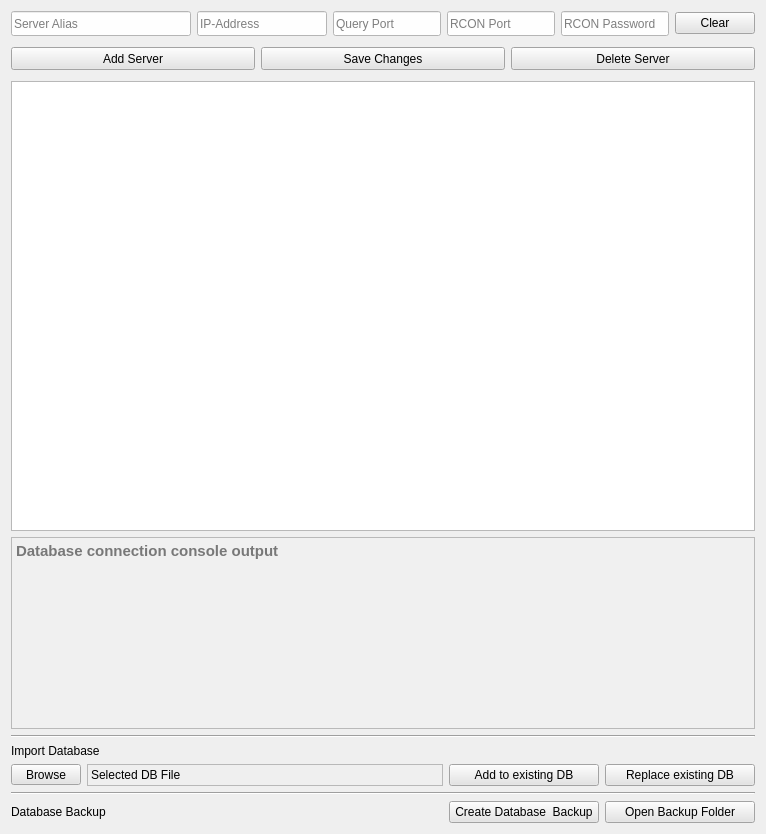
     <widget class="QWidget" name="Tab_Server">
      <attribute name="title">
       <string>Server Manager</string>
      </attribute>
      <layout class="QVBoxLayout" name="verticalLayout_26">
       <item>
        <layout class="QVBoxLayout" name="verticalLayout_25">
         <item>
          <layout class="QVBoxLayout" name="verticalLayout_18">
           <item>
            <layout class="QHBoxLayout" name="horizontalLayout_15">
             <item>
              <widget class="QLineEdit" name="server_alias">
               <property name="minimumSize">
                <size>
                 <width>180</width>
                 <height>25</height>
                </size>
               </property>
               <property name="font">
                <font>
                 <pointsize>9</pointsize>
                </font>
               </property>
               <property name="toolTip">
                <string>Alias Name of the server</string>
               </property>
               <property name="statusTip">
                <string>Alias Name of the server</string>
               </property>
               <property name="styleSheet">
                <string notr="true">background-color:rgb(254, 254, 254);</string>
               </property>
               <property name="text">
                <string/>
               </property>
               <property name="placeholderText">
                <string>Server Alias</string>
               </property>
              </widget>
             </item>
             <item>
              <widget class="QLineEdit" name="server_ip">
               <property name="minimumSize">
                <size>
                 <width>130</width>
                 <height>25</height>
                </size>
               </property>
               <property name="font">
                <font>
                 <pointsize>9</pointsize>
                </font>
               </property>
               <property name="toolTip">
                <string>IP Address of the server</string>
               </property>
               <property name="statusTip">
                <string>IP Address of the server</string>
               </property>
               <property name="styleSheet">
                <string notr="true">background-color:rgb(254, 254, 254);</string>
               </property>
               <property name="text">
                <string/>
               </property>
               <property name="placeholderText">
                <string>IP-Address</string>
               </property>
              </widget>
             </item>
             <item>
              <widget class="QLineEdit" name="server_query">
               <property name="minimumSize">
                <size>
                 <width>60</width>
                 <height>25</height>
                </size>
               </property>
               <property name="font">
                <font>
                 <pointsize>9</pointsize>
                </font>
               </property>
               <property name="toolTip">
                <string>Query Port of the server</string>
               </property>
               <property name="statusTip">
                <string>Query Port of the server</string>
               </property>
               <property name="styleSheet">
                <string notr="true">background-color:rgb(254, 254, 254);</string>
               </property>
               <property name="text">
                <string/>
               </property>
               <property name="placeholderText">
                <string>Query Port</string>
               </property>
              </widget>
             </item>
             <item>
              <widget class="QLineEdit" name="server_rconport">
               <property name="minimumSize">
                <size>
                 <width>60</width>
                 <height>25</height>
                </size>
               </property>
               <property name="font">
                <font>
                 <pointsize>9</pointsize>
                </font>
               </property>
               <property name="toolTip">
                <string>RCON Port of the server</string>
               </property>
               <property name="statusTip">
                <string>RCON Port of the server</string>
               </property>
               <property name="layoutDirection">
                <enum>Qt::LeftToRight</enum>
               </property>
               <property name="styleSheet">
                <string notr="true">background-color:rgb(254, 254, 254);</string>
               </property>
               <property name="text">
                <string/>
               </property>
               <property name="placeholderText">
                <string>RCON Port</string>
               </property>
              </widget>
             </item>
             <item>
              <widget class="QLineEdit" name="server_rconpw">
               <property name="minimumSize">
                <size>
                 <width>105</width>
                 <height>25</height>
                </size>
               </property>
               <property name="font">
                <font>
                 <pointsize>9</pointsize>
                </font>
               </property>
               <property name="toolTip">
                <string>RCON Password of the server</string>
               </property>
               <property name="statusTip">
                <string>RCON Password of the server</string>
               </property>
               <property name="layoutDirection">
                <enum>Qt::LeftToRight</enum>
               </property>
               <property name="styleSheet">
                <string notr="true">background-color:rgb(254, 254, 254);</string>
               </property>
               <property name="text">
                <string/>
               </property>
               <property name="echoMode">
                <enum>QLineEdit::Normal</enum>
               </property>
               <property name="placeholderText">
                <string>RCON Password</string>
               </property>
              </widget>
             </item>
             <item>
              <widget class="QPushButton" name="btn_server_clear">
               <property name="styleSheet">
                <string notr="true">background-color:rgb(228, 228, 228)
</string>
               </property>
               <property name="text">
                <string>Clear</string>
               </property>
              </widget>
             </item>
            </layout>
           </item>
           <item>
            <spacer name="verticalSpacer_10">
             <property name="orientation">
              <enum>Qt::Vertical</enum>
             </property>
             <property name="sizeType">
              <enum>QSizePolicy::Minimum</enum>
             </property>
             <property name="sizeHint" stdset="0">
              <size>
               <width>20</width>
               <height>5</height>
              </size>
             </property>
            </spacer>
           </item>
           <item>
            <layout class="QHBoxLayout" name="horizontalLayout_16">
             <item>
              <widget class="QPushButton" name="btn_server_add">
               <property name="sizePolicy">
                <sizepolicy hsizetype="Expanding" vsizetype="Fixed">
                 <horstretch>0</horstretch>
                 <verstretch>0</verstretch>
                </sizepolicy>
               </property>
               <property name="minimumSize">
                <size>
                 <width>0</width>
                 <height>23</height>
                </size>
               </property>
               <property name="toolTip">
                <string>Add a server to the Database</string>
               </property>
               <property name="statusTip">
                <string>Add a server to the Database</string>
               </property>
               <property name="layoutDirection">
                <enum>Qt::LeftToRight</enum>
               </property>
               <property name="styleSheet">
                <string notr="true">background-color:rgb(228, 228, 228)
</string>
               </property>
               <property name="text">
                <string>Add Server</string>
               </property>
              </widget>
             </item>
             <item>
              <widget class="QPushButton" name="btn_server_modify">
               <property name="sizePolicy">
                <sizepolicy hsizetype="Expanding" vsizetype="Fixed">
                 <horstretch>0</horstretch>
                 <verstretch>0</verstretch>
                </sizepolicy>
               </property>
               <property name="minimumSize">
                <size>
                 <width>0</width>
                 <height>23</height>
                </size>
               </property>
               <property name="toolTip">
                <string>Save and edited server to the Database</string>
               </property>
               <property name="statusTip">
                <string>Save and edited server to the Database</string>
               </property>
               <property name="layoutDirection">
                <enum>Qt::LeftToRight</enum>
               </property>
               <property name="styleSheet">
                <string notr="true">background-color:rgb(228, 228, 228)
</string>
               </property>
               <property name="text">
                <string>Save Changes</string>
               </property>
              </widget>
             </item>
             <item>
              <widget class="QPushButton" name="btn_server_delete">
               <property name="sizePolicy">
                <sizepolicy hsizetype="Expanding" vsizetype="Fixed">
                 <horstretch>0</horstretch>
                 <verstretch>0</verstretch>
                </sizepolicy>
               </property>
               <property name="minimumSize">
                <size>
                 <width>0</width>
                 <height>23</height>
                </size>
               </property>
               <property name="toolTip">
                <string>Delete a server from the Database</string>
               </property>
               <property name="statusTip">
                <string>Delete a server from the Database</string>
               </property>
               <property name="layoutDirection">
                <enum>Qt::LeftToRight</enum>
               </property>
               <property name="styleSheet">
                <string notr="true">background-color:rgb(228, 228, 228)
</string>
               </property>
               <property name="text">
                <string>Delete Server</string>
               </property>
              </widget>
             </item>
            </layout>
           </item>
           <item>
            <spacer name="verticalSpacer_12">
             <property name="orientation">
              <enum>Qt::Vertical</enum>
             </property>
             <property name="sizeType">
              <enum>QSizePolicy::Minimum</enum>
             </property>
             <property name="sizeHint" stdset="0">
              <size>
               <width>20</width>
               <height>5</height>
              </size>
             </property>
            </spacer>
           </item>
           <item>
            <widget class="QTableWidget" name="tbl_server_manager">
             <property name="minimumSize">
              <size>
               <width>0</width>
               <height>450</height>
              </size>
             </property>
             <property name="mouseTracking">
              <bool>true</bool>
             </property>
             <property name="autoFillBackground">
              <bool>false</bool>
             </property>
             <property name="styleSheet">
              <string notr="true"/>
             </property>
             <property name="frameShadow">
              <enum>QFrame::Sunken</enum>
             </property>
             <property name="verticalScrollBarPolicy">
              <enum>Qt::ScrollBarAsNeeded</enum>
             </property>
             <property name="horizontalScrollBarPolicy">
              <enum>Qt::ScrollBarAlwaysOff</enum>
             </property>
             <property name="sizeAdjustPolicy">
              <enum>QAbstractScrollArea::AdjustIgnored</enum>
             </property>
             <property name="editTriggers">
              <set>QAbstractItemView::NoEditTriggers</set>
             </property>
             <property name="alternatingRowColors">
              <bool>true</bool>
             </property>
             <property name="selectionMode">
              <enum>QAbstractItemView::SingleSelection</enum>
             </property>
             <property name="selectionBehavior">
              <enum>QAbstractItemView::SelectRows</enum>
             </property>
             <property name="textElideMode">
              <enum>Qt::ElideNone</enum>
             </property>
             <property name="sortingEnabled">
              <bool>false</bool>
             </property>
             <property name="columnCount">
              <number>5</number>
             </property>
             <attribute name="horizontalHeaderVisible">
              <bool>false</bool>
             </attribute>
             <attribute name="horizontalHeaderCascadingSectionResizes">
              <bool>false</bool>
             </attribute>
             <attribute name="horizontalHeaderMinimumSectionSize">
              <number>20</number>
             </attribute>
             <attribute name="horizontalHeaderDefaultSectionSize">
              <number>50</number>
             </attribute>
             <attribute name="horizontalHeaderShowSortIndicator" stdset="0">
              <bool>true</bool>
             </attribute>
             <attribute name="horizontalHeaderStretchLastSection">
              <bool>true</bool>
             </attribute>
             <attribute name="verticalHeaderVisible">
              <bool>false</bool>
             </attribute>
             <attribute name="verticalHeaderMinimumSectionSize">
              <number>15</number>
             </attribute>
             <attribute name="verticalHeaderDefaultSectionSize">
              <number>23</number>
             </attribute>
             <attribute name="verticalHeaderStretchLastSection">
              <bool>false</bool>
             </attribute>
             <column>
              <property name="text">
               <string>ID</string>
              </property>
              <property name="textAlignment">
               <set>AlignCenter</set>
              </property>
             </column>
             <column>
              <property name="text">
               <string>Alias</string>
              </property>
              <property name="textAlignment">
               <set>AlignCenter</set>
              </property>
             </column>
             <column>
              <property name="text">
               <string>IP-Address</string>
              </property>
              <property name="textAlignment">
               <set>AlignCenter</set>
              </property>
             </column>
             <column>
              <property name="text">
               <string>Query Port</string>
              </property>
              <property name="textAlignment">
               <set>AlignCenter</set>
              </property>
             </column>
             <column>
              <property name="text">
               <string>RCON Port</string>
              </property>
              <property name="textAlignment">
               <set>AlignCenter</set>
              </property>
             </column>
            </widget>
           </item>
           <item>
            <widget class="QTextEdit" name="label_db_console">
             <property name="sizePolicy">
              <sizepolicy hsizetype="Expanding" vsizetype="MinimumExpanding">
               <horstretch>0</horstretch>
               <verstretch>0</verstretch>
              </sizepolicy>
             </property>
             <property name="minimumSize">
              <size>
               <width>0</width>
               <height>100</height>
              </size>
             </property>
             <property name="maximumSize">
              <size>
               <width>16777215</width>
               <height>166655</height>
              </size>
             </property>
             <property name="font">
              <font>
               <pointsize>11</pointsize>
               <weight>75</weight>
               <bold>true</bold>
               <kerning>true</kerning>
              </font>
             </property>
             <property name="toolTip">
              <string>Output Console of Database Connection</string>
             </property>
             <property name="statusTip">
              <string>Output Console of Database Connection</string>
             </property>
             <property name="autoFillBackground">
              <bool>false</bool>
             </property>
             <property name="styleSheet">
              <string notr="true">background-image: url(:/img/img/sbck.png);
background-color: #f0f0f0;
background-position: center;
background-repeat: no-repeat;

</string>
             </property>
             <property name="frameShape">
              <enum>QFrame::StyledPanel</enum>
             </property>
             <property name="verticalScrollBarPolicy">
              <enum>Qt::ScrollBarAlwaysOff</enum>
             </property>
             <property name="readOnly">
              <bool>false</bool>
             </property>
             <property name="html">
              <string>&lt;!DOCTYPE HTML PUBLIC &quot;-//W3C//DTD HTML 4.0//EN&quot; &quot;http://www.w3.org/TR/REC-html40/strict.dtd&quot;&gt;
&lt;html&gt;&lt;head&gt;&lt;meta name=&quot;qrichtext&quot; content=&quot;1&quot; /&gt;&lt;style type=&quot;text/css&quot;&gt;
p, li { white-space: pre-wrap; }
&lt;/style&gt;&lt;/head&gt;&lt;body style=&quot; font-family:'MS Shell Dlg 2'; font-size:11pt; font-weight:600; font-style:normal;&quot;&gt;
&lt;p style=&quot;-qt-paragraph-type:empty; margin-top:0px; margin-bottom:0px; margin-left:0px; margin-right:0px; -qt-block-indent:0; text-indent:0px; font-size:7pt; font-weight:400;&quot;&gt;&lt;br /&gt;&lt;/p&gt;&lt;/body&gt;&lt;/html&gt;</string>
             </property>
             <property name="placeholderText">
              <string>Database connection console output</string>
             </property>
            </widget>
           </item>
           <item>
            <widget class="Line" name="line_6">
             <property name="orientation">
              <enum>Qt::Horizontal</enum>
             </property>
            </widget>
           </item>
          </layout>
         </item>
         <item>
          <layout class="QVBoxLayout" name="verticalLayout_20">
           <item>
            <widget class="QLabel" name="lbl_name_import">
             <property name="font">
              <font>
               <pointsize>9</pointsize>
               <weight>50</weight>
               <bold>false</bold>
              </font>
             </property>
             <property name="text">
              <string>Import Database</string>
             </property>
            </widget>
           </item>
           <item>
            <layout class="QVBoxLayout" name="verticalLayout_19">
             <item>
              <layout class="QHBoxLayout" name="horizontalLayout_18">
               <item>
                <widget class="QToolButton" name="btn_select_database">
                 <property name="minimumSize">
                  <size>
                   <width>70</width>
                   <height>0</height>
                  </size>
                 </property>
                 <property name="styleSheet">
                  <string notr="true">background-color:rgb(228, 228, 228)
</string>
                 </property>
                 <property name="text">
                  <string>Browse</string>
                 </property>
                </widget>
               </item>
               <item>
                <widget class="QLabel" name="label_selected_db">
                 <property name="minimumSize">
                  <size>
                   <width>150</width>
                   <height>0</height>
                  </size>
                 </property>
                 <property name="frameShape">
                  <enum>QFrame::StyledPanel</enum>
                 </property>
                 <property name="frameShadow">
                  <enum>QFrame::Sunken</enum>
                 </property>
                 <property name="text">
                  <string>Selected DB File</string>
                 </property>
                 <property name="textInteractionFlags">
                  <set>Qt::LinksAccessibleByMouse|Qt::TextSelectableByMouse</set>
                 </property>
                </widget>
               </item>
               <item>
                <widget class="QPushButton" name="btn_add_database">
                 <property name="minimumSize">
                  <size>
                   <width>150</width>
                   <height>0</height>
                  </size>
                 </property>
                 <property name="maximumSize">
                  <size>
                   <width>150</width>
                   <height>16777215</height>
                  </size>
                 </property>
                 <property name="styleSheet">
                  <string notr="true">background-color:rgb(228, 228, 228)
</string>
                 </property>
                 <property name="text">
                  <string>Add to existing DB</string>
                 </property>
                </widget>
               </item>
               <item>
                <widget class="QPushButton" name="btn_replace_database">
                 <property name="minimumSize">
                  <size>
                   <width>150</width>
                   <height>0</height>
                  </size>
                 </property>
                 <property name="maximumSize">
                  <size>
                   <width>150</width>
                   <height>16777215</height>
                  </size>
                 </property>
                 <property name="styleSheet">
                  <string notr="true">background-color:rgb(228, 228, 228)
</string>
                 </property>
                 <property name="text">
                  <string>Replace existing DB</string>
                 </property>
                </widget>
               </item>
              </layout>
             </item>
             <item>
              <widget class="Line" name="line_10">
               <property name="orientation">
                <enum>Qt::Horizontal</enum>
               </property>
              </widget>
             </item>
             <item>
              <layout class="QHBoxLayout" name="horizontalLayout_31">
               <item>
                <widget class="QLabel" name="label_2">
                 <property name="font">
                  <font>
                   <pointsize>9</pointsize>
                  </font>
                 </property>
                 <property name="text">
                  <string>Database Backup</string>
                 </property>
                </widget>
               </item>
               <item>
                <spacer name="horizontalSpacer">
                 <property name="orientation">
                  <enum>Qt::Horizontal</enum>
                 </property>
                 <property name="sizeType">
                  <enum>QSizePolicy::Expanding</enum>
                 </property>
                 <property name="sizeHint" stdset="0">
                  <size>
                   <width>200</width>
                   <height>20</height>
                  </size>
                 </property>
                </spacer>
               </item>
               <item>
                <widget class="QPushButton" name="btn_exec_db_backup">
                 <property name="minimumSize">
                  <size>
                   <width>150</width>
                   <height>0</height>
                  </size>
                 </property>
                 <property name="maximumSize">
                  <size>
                   <width>15616</width>
                   <height>16777215</height>
                  </size>
                 </property>
                 <property name="styleSheet">
                  <string notr="true">background-color:rgb(228, 228, 228)
</string>
                 </property>
                 <property name="text">
                  <string>Create Database  Backup</string>
                 </property>
                </widget>
               </item>
               <item>
                <widget class="QPushButton" name="btn_exec_open_bck_dir">
                 <property name="minimumSize">
                  <size>
                   <width>150</width>
                   <height>0</height>
                  </size>
                 </property>
                 <property name="styleSheet">
                  <string notr="true">background-color:rgb(228, 228, 228)
</string>
                 </property>
                 <property name="text">
                  <string>Open Backup Folder</string>
                 </property>
                </widget>
               </item>
              </layout>
             </item>
            </layout>
           </item>
          </layout>
         </item>
        </layout>
       </item>
      </layout>
     </widget>
